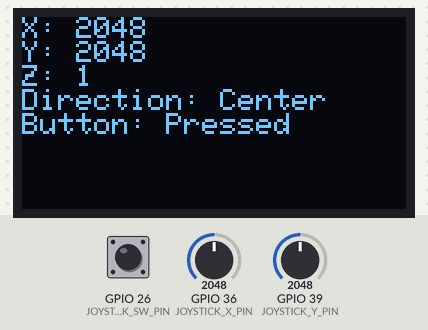
This sketch was run on a simulated ESP32. Parts: 128×64 one-colour display. The inputs (shaded band) are chosen by the test bench; at power-on: GPIO 36 (JOYSTICK_X_PIN) = 2048, GPIO 39 (JOYSTICK_Y_PIN) = 2048, GPIO 26 (JOYSTICK_SW_PIN) HIGH.

Above: at 1.2 s.
1.3 s: GPIO 36 (JOYSTICK_X_PIN) set to 2958
At 2.3 s:
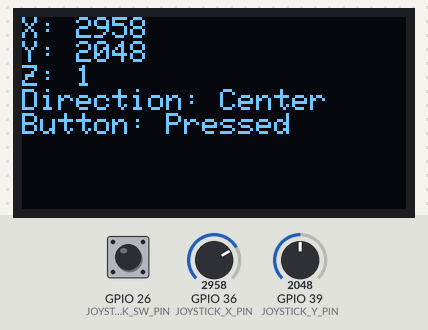
2.8 s: GPIO 36 (JOYSTICK_X_PIN) set to 3037
At 3.8 s:
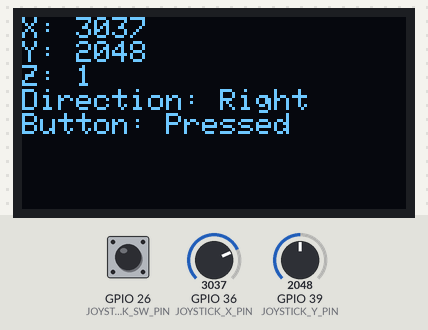
4.3 s: GPIO 39 (JOYSTICK_Y_PIN) set to 2944
At 5.4 s:
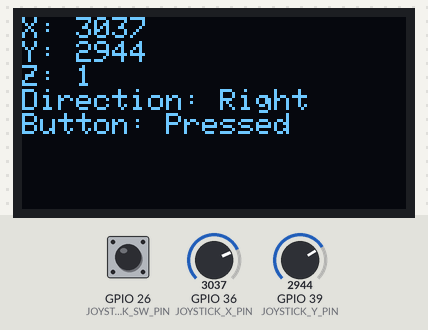
5.8 s: GPIO 39 (JOYSTICK_Y_PIN) set to 3065
At 6.9 s:
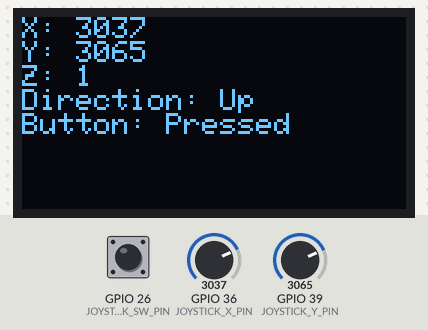
7.3 s: GPIO 26 (JOYSTICK_SW_PIN) pulled LOW for 0.15 s
At 7.44 s:
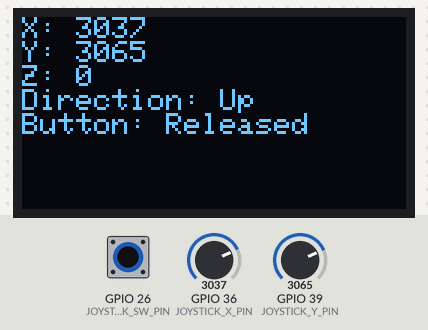
9.0 s: GPIO 39 (JOYSTICK_Y_PIN) set to 960
At 9.6 s:
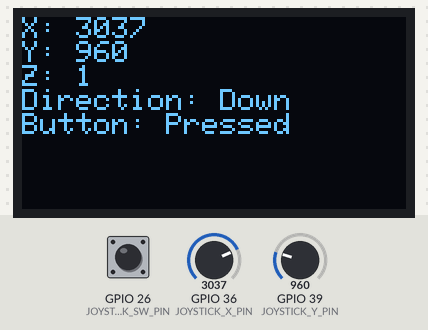
Timing chart, 0 to 11.6 s (numbered marks = the images above; inputs shaded):
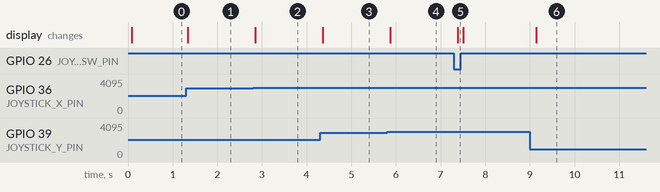

The sketch:

Joystick_Display.ino
```cpp
/*
 * Filename: Joystick Display
 * Function: Joystick control OLED display
 * Compiling IDE：ARDUINO 2.3.3
 * Author: https://www.keyestudio.com/
*/
#include <SPI.h>
#include <Wire.h>
#include <Adafruit_GFX.h>
#include <Adafruit_SSD1306.h>

#define SCREEN_WIDTH 128 // OLED display width, in pixels
#define SCREEN_HEIGHT 64 // OLED display height, in pixels

#define OLED_RESET     -1 // Reset pin # (or -1 if sharing Arduino reset pin)
#define SCREEN_ADDRESS 0x3C ///< See datasheet for Address; 0x3D for 128x64, 0x3C for 128x32
Adafruit_SSD1306 display(SCREEN_WIDTH, SCREEN_HEIGHT, &Wire, OLED_RESET);

// set Joystick pins
#define JOYSTICK_X_PIN 36 // VRx
#define JOYSTICK_Y_PIN 39 // VRy
#define JOYSTICK_SW_PIN 26 // SW(B)

void setup() {
  // initialize baud rate
  Serial.begin(115200);

  // initialize  OLED display
  if(!display.begin(SSD1306_SWITCHCAPVCC, SCREEN_ADDRESS))
  {
    Serial.println(F("SSD1306 allocation failed"));
    for(;;); // Don't proceed, loop forever
  }

  // initialize Joystick pin
  pinMode(JOYSTICK_X_PIN, INPUT);
  pinMode(JOYSTICK_Y_PIN, INPUT);
  pinMode(JOYSTICK_SW_PIN, INPUT_PULLUP);

  //  clear display, and show initial message
  display.clearDisplay();
  display.setTextSize(1);
  display.setTextColor(SSD1306_WHITE);
  display.setCursor(0, 0);
  display.println("Joystick Test");
  display.display();
}

void loop() {
  // read Joystick X axis, Y axis and Z axis values
  int xValue = analogRead(JOYSTICK_X_PIN);
  int yValue = analogRead(JOYSTICK_Y_PIN);
  bool swValue = digitalRead(JOYSTICK_SW_PIN);

  //  clear display
  display.clearDisplay();
  display.setCursor(0, 0);

  // show X axis, Y axis and Z axis values
  display.print("X: ");
  display.println(xValue);
  display.print("Y: ");
  display.println(yValue);
  display.print("Z: ");
  display.println(swValue);

  // according to X axis and Y axis values, determine Joystick direction
  if (yValue < 1000) {
    display.println("Direction: Down");
  } else if (yValue > 3000) {
    display.println("Direction: Up");
  } else if (xValue < 1000) {
    display.println("Direction: Left");
  } else if (xValue > 3000) {
    display.println("Direction: Right");
  } else {
    display.println("Direction: Center");
  }

  // show button state
  if (swValue == HIGH) {
    display.println("Button: Pressed");
  } else {
    display.println("Button: Released");
  }

  // update display
  display.display();

  // delay to avoid flashes
  delay(100);
}
```

Measured:
- the behaviour switches between 3000 and 3001 on GPIO 36 (JOYSTICK_X_PIN) (found by bisection; images 1 and 2)
- the behaviour switches between 3000 and 3001 on GPIO 39 (JOYSTICK_Y_PIN) (found by bisection; images 3 and 4)
- after the input at 1.3 s, the display: changes at once (image 1)
- after the input at 2.8 s, the display: changes after 0.05 s (image 2)
- after the input at 4.3 s, the display: changes after 0.06 s (image 3)
- after the input at 5.8 s, the display: changes after 0.07 s (image 4)
- after the input at 7.3 s, the display: changes after 0.08 s (image 5)
- after the input at 9.0 s, the display: changes after 0.14 s (image 6)
